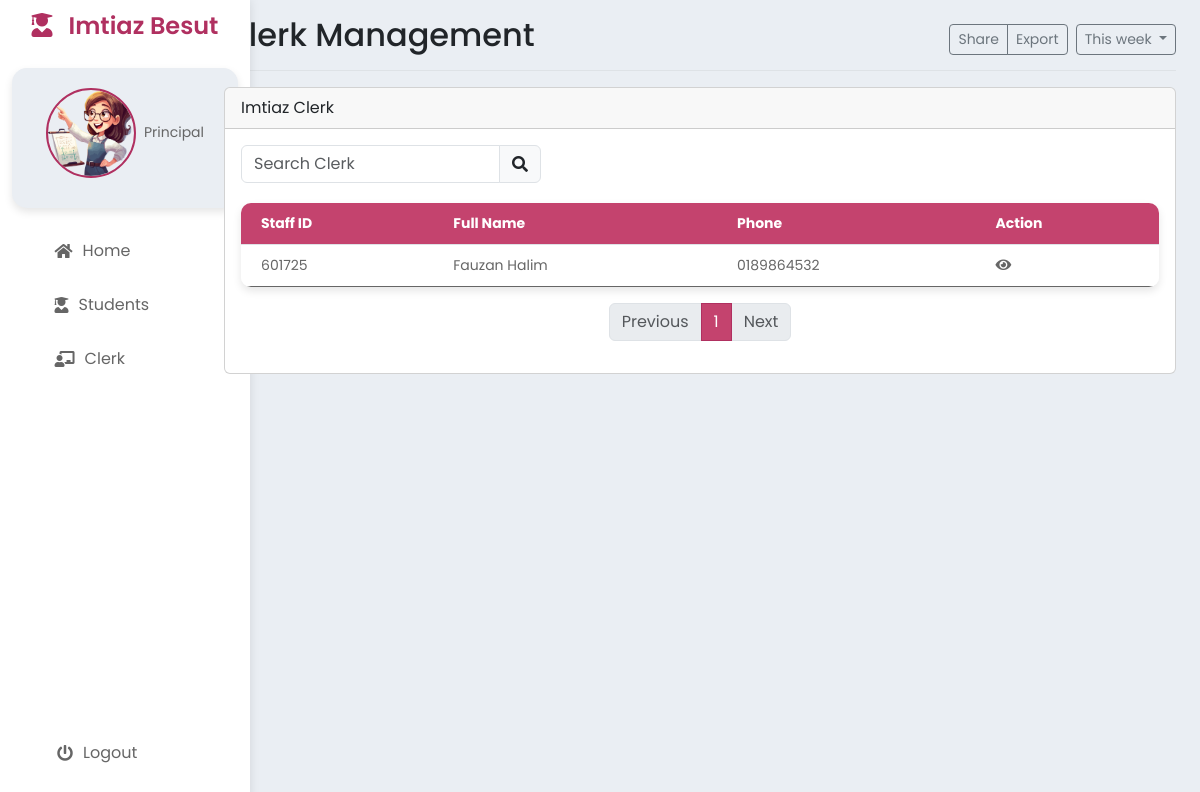
Screenshot of /PrincipalClerk.php with the database file from the repository.
### tables this page shows
CREATE TABLE `clerk` (
  `clerkID` int NOT NULL,
  `clerkName` varchar(50) NOT NULL,
  `clerkPhone` varchar(15) NOT NULL,
  `clerkEmail` varchar(30) DEFAULT NULL,
  `clerkPassword` varchar(30) NOT NULL
);

### PrincipalClerk.php (the view, shortened to what this page needs)
<?php
include 'PrincipalHeader.php'; ?>
<div class="row">
    <div class="col-md-12">
        <div class="card mb-3">
            <div class="card-header">Imtiaz Clerk</div>
            <div class="card-body">
                <div class="d-flex justify-content-between mb-3">
                    <div class="input-group" style="width: 300px;">
                        <input type="text" id="searchInput" class="form-control" placeholder="Search Clerk" onkeyup="searchClerks()">
                        <span class="input-group-text"><i class="fas fa-search"></i></span>
                    </div>
                </div>
                <table class="table" id="clerkTable">
                    <thead>
                        <tr>
                            <th>Staff ID</th>
                            <th>Full Name</th>
                            <th>Phone</th>
                            <th>Action</th>
                        </tr>
                    </thead>
                    <tbody>
                        <?php
                        include 'process/db.php';
                        $sql = "SELECT * FROM clerk";
                        $result = $conn->query($sql);
                        if ($result->num_rows > 0) {
                            while ($row = $result->fetch_assoc()) {
                                echo "<tr><td>" . $row["clerkID"] . "</td><td>" . $row["clerkName"] . "</td><td>" . $row["clerkPhone"] . "</td><td>
                                    <a href='#' class='view ' data-id='" . $row["clerkID"] . "'><i class='fas fa-eye'></i></a>
                                    </td></tr>";
                            }
                        } else {
                            echo "<tr><td colspan='4'>No results</td></tr>";
                        }
                        ?>
                    </tbody>
                </table>
                <nav aria-label="Page navigation example">
                    <ul class="pagination justify-content-center" id="pagination"></ul>
                </nav>
            </div>
        </div>
    </div>
</div>
</main>
</body>
</html>

### styles.css (style rules this page uses)
:root { --background-color: #EAEEF3; --pop-color: #fff; --active-font-color: #B03060; --softer-color: #c4436e; }
* { margin: 0; padding: 0; box-sizing: border-box; font-family: 'Poppins', sans-serif; }
body { display: flex; min-height: 100vh; background: var(--background-color); }
.table { width: 100%; border-collapse: collapse; margin-top: 20px; box-shadow: 0 4px 8px rgba(0, 0, 0, 0.1); border-radius: 10px; overflow: hidden; }
.table thead th { background-color: var(--softer-color) ; color: #fff; font-size: 14px; text-align: left; padding: 10px 20px; }
.table tbody tr { border-bottom: 1px solid #f0f0f0; transition: background 0.3s; }
.table tbody tr:last-child { border-bottom: none; }
.table tbody td { font-size: 14px; color: #666; padding: 10px 20px; }
.table i { color: #666; }
a { color: var(--active-font-color); text-decoration: none; transition: color 0.3s; }

### rows the page displays
clerk: clerkID "601725", clerkName "Fauzan Halim", clerkPhone "0189864532"

### other values shown
$title "Clerk Management"
